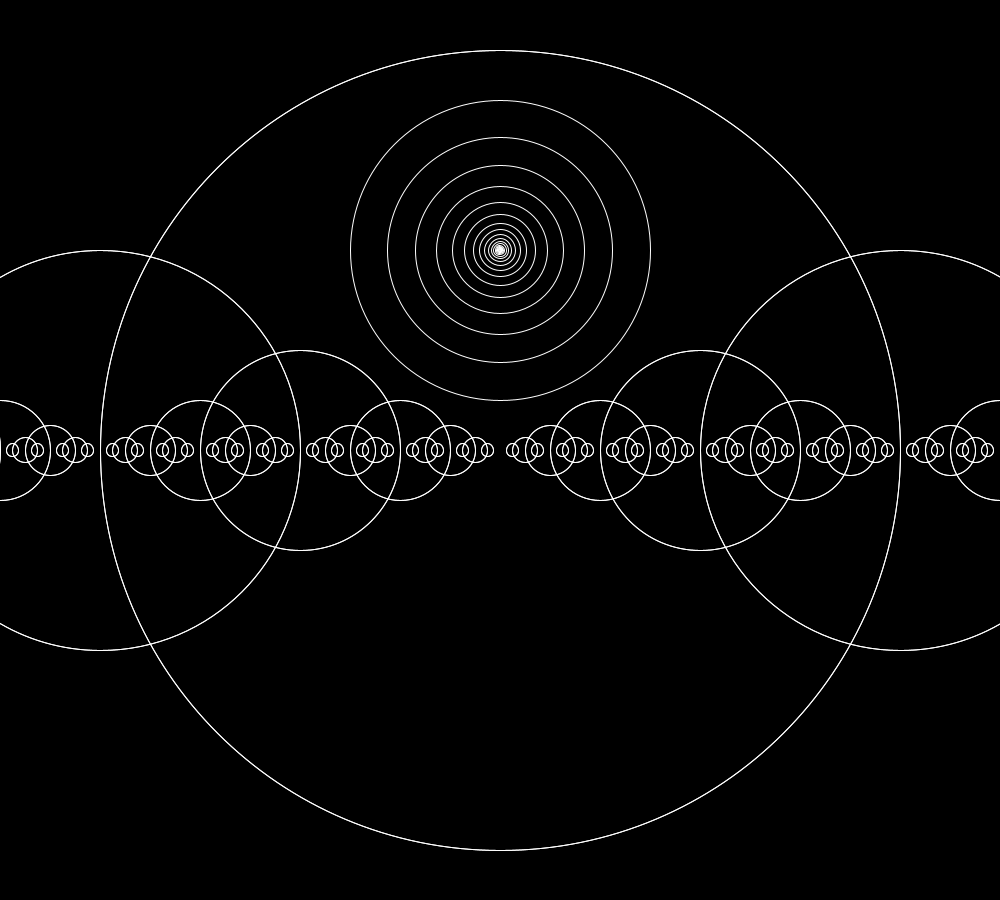
Frame 1 (no input)
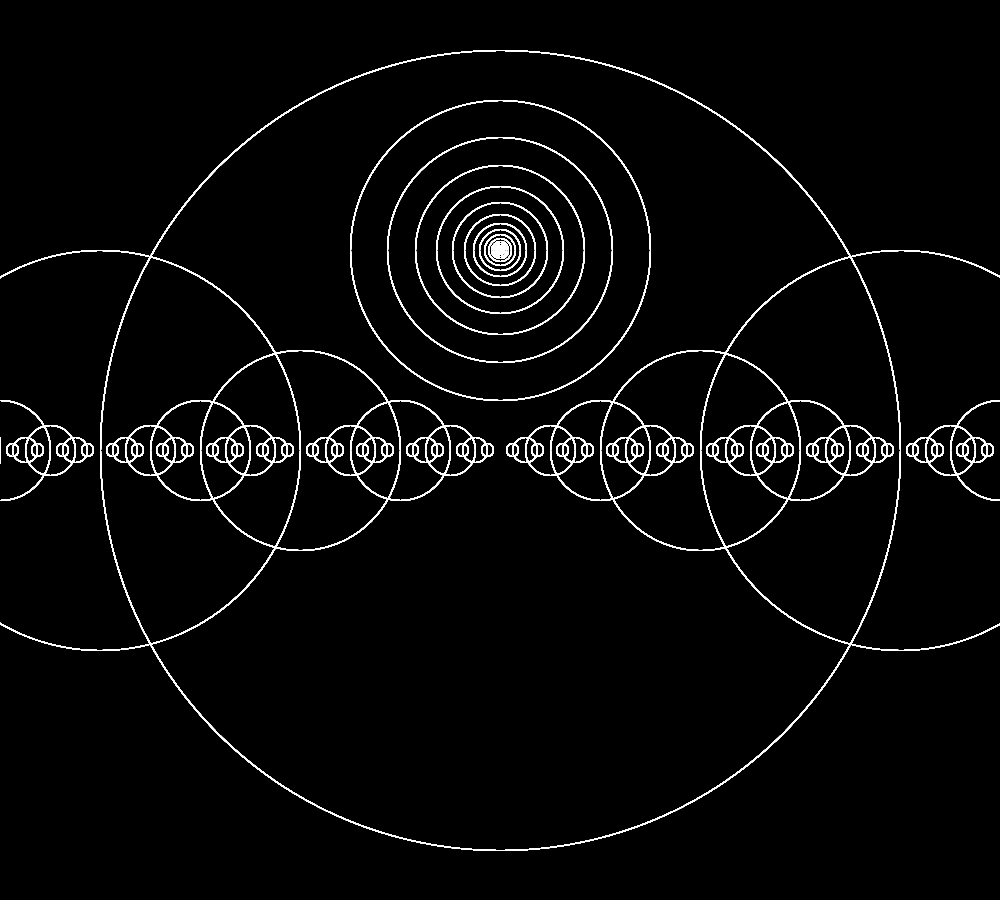
Frame 60 (the mouse pressed at the canvas centre just before this capture)
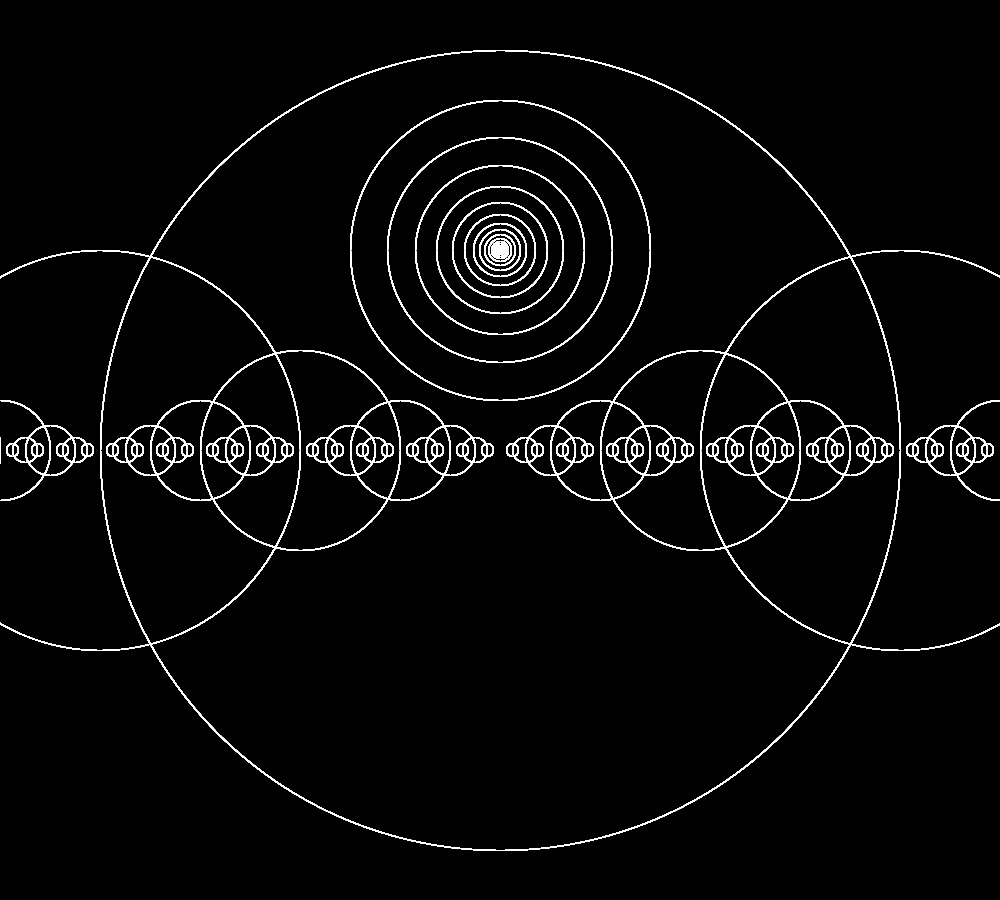
Frame 120 (the mouse held since frame 60 and released just before this capture)

The Processing sketch that drew these frames (run headless with seeded random() and noise(); from frame 60 on, the mouse is pressed at the canvas centre):

// Processing sketch: Recursion
// ── Recursion.pde
//RECURSION

void setup() {
  size(1000, 900);
  smooth(4);
  background(0);  
  stroke(255);
  noFill();
  strokeWeight(1);

  factorial(5);
}

void draw() {
  drawCircle(width/2, 0 + 250, 300);
  drawConcentricCircles(width/2, height/2, 800);
  drawConcentricCircles(width/2, height/2, 800);
}

int factorial(int num) {
  if (num == 1) {
    return num;
  }
  println("First: " +num);
  return num * factorial(num - 1);
}

void drawCircle(int x, int y, float radius) {
  ellipse(x, y, radius, radius);
  if (radius > 2) {
    radius *= 0.75;
    drawCircle(x, y, radius);
  }
}

//Notice here there is no return statement. Just void.
void drawConcentricCircles(float x, float y, float radius) {

  ellipse(x, y, radius, radius);
  if (radius > 16) {
    drawConcentricCircles(x + radius/2, y, radius/2);
    drawConcentricCircles(x - radius/2, y, radius/2);
    //Un comment to add the same pattern running along y axis
    //drawConcentricCircles(x, y + radius/2, radius/2);
    //drawConcentricCircles(x, y - radius/2, radius/2);
  }
}
